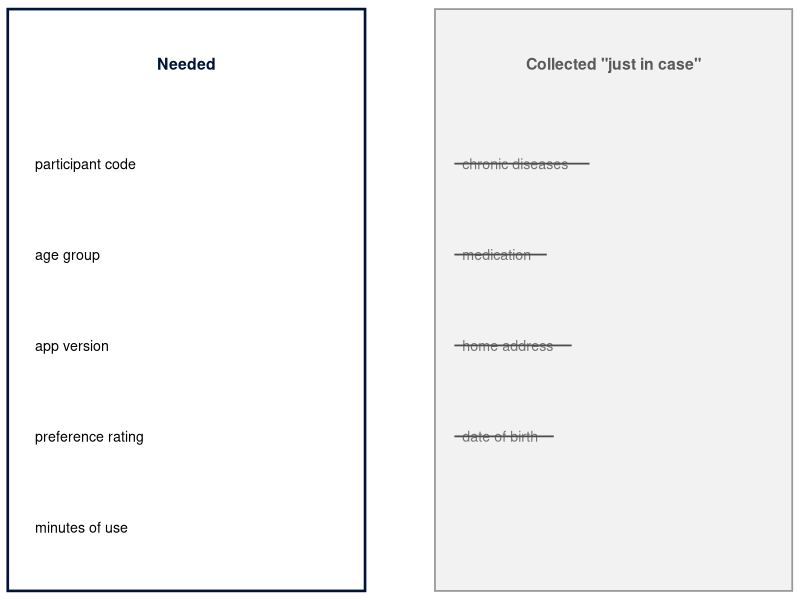
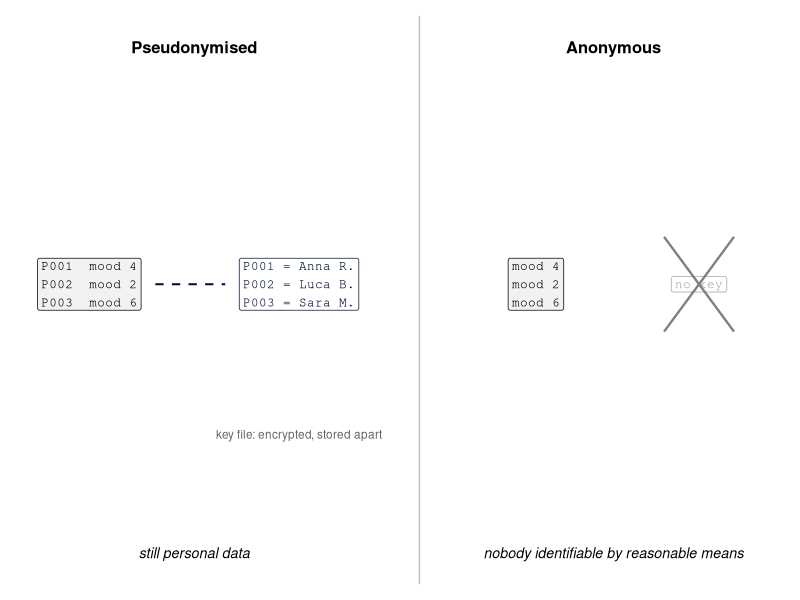
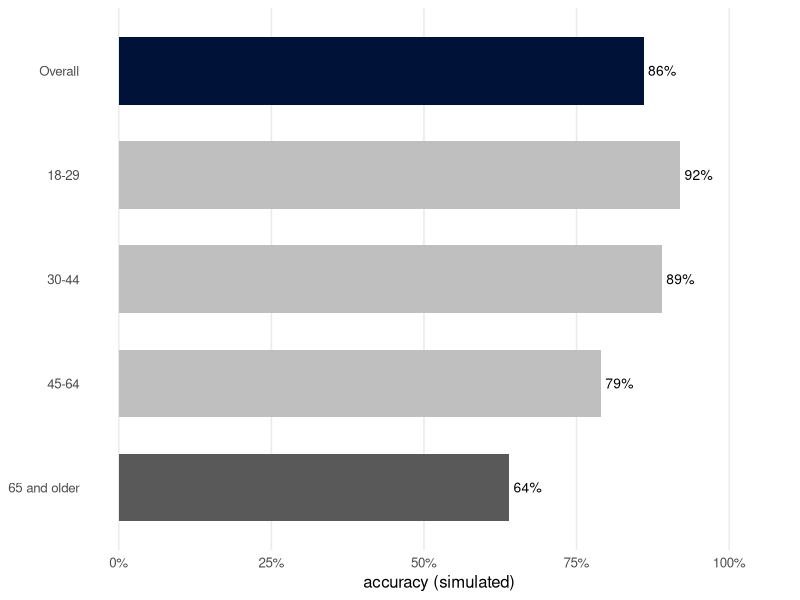

Source code (R) for these figures, in order:
## ---- chunk 1
#| echo: false
#| message: false
#| cache: false
library(dplyr)
library(ggplot2)
navy <- "#001238"
## ---- chunk 2
#| label: fig-collect-needed
#| echo: false
#| fig-cap: "Study question: which version of the app do users prefer? Left: the variables the question needs. Right: variables collected \"just in case\". They do not help answer the question, and some of them (health information) are particularly sensitive, so they should not be collected."
#| fig-width: 7
#| fig-height: 2.8

needed <- tibble(x = 0.35, y = 4:0,
                 label = c("participant code", "age group", "app version",
                           "preference rating", "minutes of use"))
extra <- tibble(x = 5.85, y = 4:1,
                label = c("chronic diseases", "medication", "home address",
                          "date of birth"),
                width = c(1.54, 0.99, 1.31, 1.08))  # text widths, for the strike

ggplot() +
  annotate("rect", xmin = 0, xmax = 4.6, ymin = -0.7, ymax = 5.7,
           fill = NA, colour = navy, linewidth = 0.9) +
  annotate("rect", xmin = 5.5, xmax = 10.1, ymin = -0.7, ymax = 5.7,
           fill = "grey95", colour = "grey60", linewidth = 0.6) +
  annotate("text", x = 2.3, y = 5.1, label = "Needed",
           fontface = "bold", colour = navy, size = 4) +
  annotate("text", x = 7.8, y = 5.1, label = "Collected \"just in case\"",
           fontface = "bold", colour = "grey35", size = 4) +
  geom_text(data = needed, aes(x, y, label = label), hjust = 0, size = 3.6) +
  geom_text(data = extra, aes(x, y, label = label), hjust = 0, size = 3.6,
            colour = "grey45") +
  geom_segment(data = extra,
               aes(x = x - 0.1, xend = x + width + 0.1,
                   y = y, yend = y),
               colour = "grey30", linewidth = 0.6) +
  coord_cartesian(xlim = c(-0.1, 10.2), ylim = c(-0.8, 5.8), expand = FALSE) +
  theme_void()
## ---- chunk 3
#| label: fig-pseudo-anon
#| echo: false
#| fig-cap: "Pseudonymisation and anonymisation. Left: participants are replaced by codes, and a separate key file, encrypted and stored apart, links each code to a name. The data are still personal data. Right: there is no key, and nobody can be identified by means reasonably likely to be used."
#| fig-width: 7
#| fig-height: 2.4

ggplot() +
  # pseudonymised
  annotate("text", x = 2.5, y = 3.4, label = "Pseudonymised",
           fontface = "bold", size = 4.2) +
  annotate("label", x = 1.15, y = 1.9, family = "mono", size = 3.2,
           fill = "grey95",
           label = "P001  mood 4\nP002  mood 2\nP003  mood 6") +
  annotate("label", x = 3.85, y = 1.9, family = "mono", size = 3.2,
           colour = navy, fill = "white",
           label = "P001 = Anna R.\nP002 = Luca B.\nP003 = Sara M.") +
  annotate("segment", x = 2.0, xend = 2.9, y = 1.9, yend = 1.9,
           linetype = "dashed", colour = navy, linewidth = 0.7) +
  annotate("text", x = 3.85, y = 0.95, label = "key file: encrypted, stored apart",
           size = 3, colour = "grey40") +
  annotate("text", x = 2.5, y = 0.2, label = "still personal data",
           size = 3.6, fontface = "italic") +
  # divider
  annotate("segment", x = 5.4, xend = 5.4, y = 0, yend = 3.6,
           colour = "grey75") +
  # anonymous
  annotate("text", x = 7.9, y = 3.4, label = "Anonymous",
           fontface = "bold", size = 4.2) +
  annotate("label", x = 6.9, y = 1.9, family = "mono", size = 3.2,
           fill = "grey95", label = "mood 4\nmood 2\nmood 6") +
  annotate("label", x = 9.0, y = 1.9, family = "mono", size = 3.2,
           colour = "grey65", fill = "white", label = "no key") +
  annotate("segment", x = c(8.55, 8.55), xend = c(9.45, 9.45),
           y = c(1.6, 2.2), yend = c(2.2, 1.6), colour = "grey50",
           linewidth = 0.8) +
  annotate("text", x = 7.9, y = 0.2,
           label = "nobody identifiable by reasonable means",
           size = 3.6, fontface = "italic") +
  coord_cartesian(xlim = c(0, 10.3), ylim = c(-0.1, 3.7), expand = FALSE) +
  theme_void()
## ---- chunk 4
diary_data <- tibble(
  name = c("Anna R.", "Luca B.", "Sara M."),
  time = c("02/03 07:44", "02/03 07:41", "02/03 07:52"),
  gps_area = c("Venice Lido", "Mestre", "Mestre"),
  age = c(34, 51, 29),
  job = c("paediatric nurse", "bus driver", "student"))

diary_data |> select(-name)
## ---- chunk 5
#| label: fig-accuracy
#| echo: false
#| fig-cap: "Accuracy of a stress-prediction model, overall and by age group (simulated data). The overall figure hides the much lower accuracy for older users."
#| fig-width: 6
#| fig-height: 2.6

acc <- tibble(group = c("Overall", "18-29", "30-44", "45-64", "65 and older"),
              accuracy = c(0.86, 0.92, 0.89, 0.79, 0.64)) |>
  mutate(type = case_when(group == "Overall" ~ "overall",
                          group == "65 and older" ~ "worst",
                          .default = "other"),
         group = factor(group, levels = rev(group)))

ggplot(acc, aes(accuracy, group, fill = type)) +
  geom_col(width = 0.65, show.legend = FALSE) +
  geom_text(aes(label = paste0(round(accuracy * 100), "%")),
            hjust = -0.15, size = 3.5) +
  scale_fill_manual(values = c(overall = navy, worst = "grey35",
                               other = "grey75")) +
  scale_x_continuous(limits = c(0, 1.05), breaks = seq(0, 1, 0.25),
                     labels = function(x) paste0(x * 100, "%")) +
  labs(x = "accuracy (simulated)", y = NULL) +
  theme_minimal(base_size = 12) +
  theme(panel.grid.major.y = element_blank(),
        panel.grid.minor = element_blank())
## ---- chunk 6
#| warning: true
fake <- tibble(id = c("A", "B", "C"),
               mood = c(4, NA, "5"))
mean(fake$mood, na.rm = TRUE)
